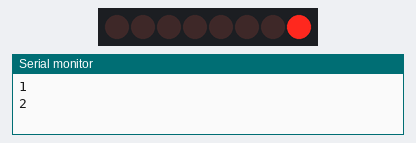
Bench run of a sketch on a simulated Arduino Uno, built with avr-gcc and run on an emulated ATmega328P. Shown: 8 shift-register outputs drawn as a row of LEDs (first output left, lit = HIGH), the last lines printed to the serial monitor. Wiring (inferred from the names in the program): shift register (74HC595): data pin 12; shift clock pin 9; latch pin 11. Wiring (inferred from the signals the program sends): row of LEDs: on Q0, Q1, Q2, Q3, Q4, Q5, Q6, Q7.

Above: at 1.6 s.
At 6.1 s:
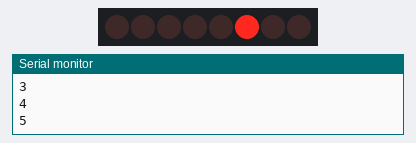
At 10.6 s:
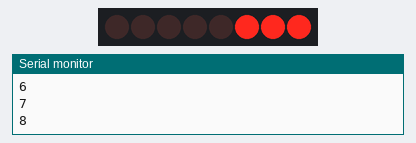
At 19.6 s:
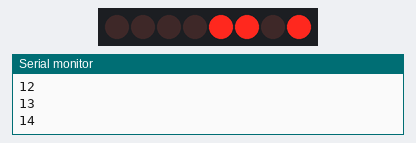
At 28.6 s:
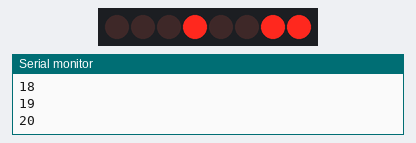
At 37.6 s:
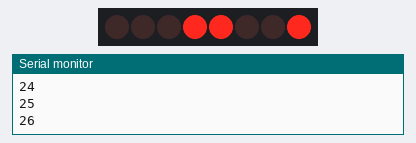
Timing chart, 0 to 40.0 s (numbered marks = the images above):
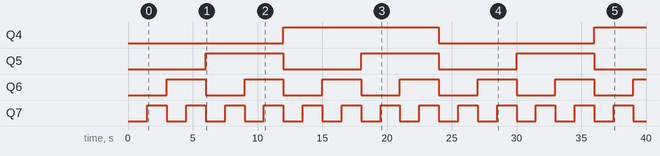

The sketch:

_hexadecimal_Binary_counter_8_bits.ino
```cpp
int dataPin = 12;
int clockPin = 9;
int latchPin = 11;

byte LED = B00000000;        //to write in hex----- 0x is the syntax

int dt = 1500;

void setup() {
  // put your setup code here, to run once:

  Serial.begin(500000);

  pinMode(dataPin, OUTPUT);
  pinMode(latchPin, OUTPUT);
  pinMode(clockPin, OUTPUT);
}

void loop() {
  // put your main code here, to run repeatedly:
  digitalWrite(latchPin, LOW);
  shiftOut(dataPin, clockPin, LSBFIRST, LED);
  LED = LED + 1;
  Serial.println(LED, DEC);
  digitalWrite(latchPin, HIGH);
  delay(dt);
}
```

Measured:
- by itself, Q4: LOW → HIGH at 12.0 s, → LOW 12.0 s later, → HIGH 12.0 s later
- by itself, Q5: alternates HIGH for 6.0 s and LOW for 6.0 s
- by itself, Q6: alternates HIGH for 3.0 s and LOW for 3.0 s
- by itself, Q7: alternates HIGH for 1.5 s and LOW for 1.5 s
